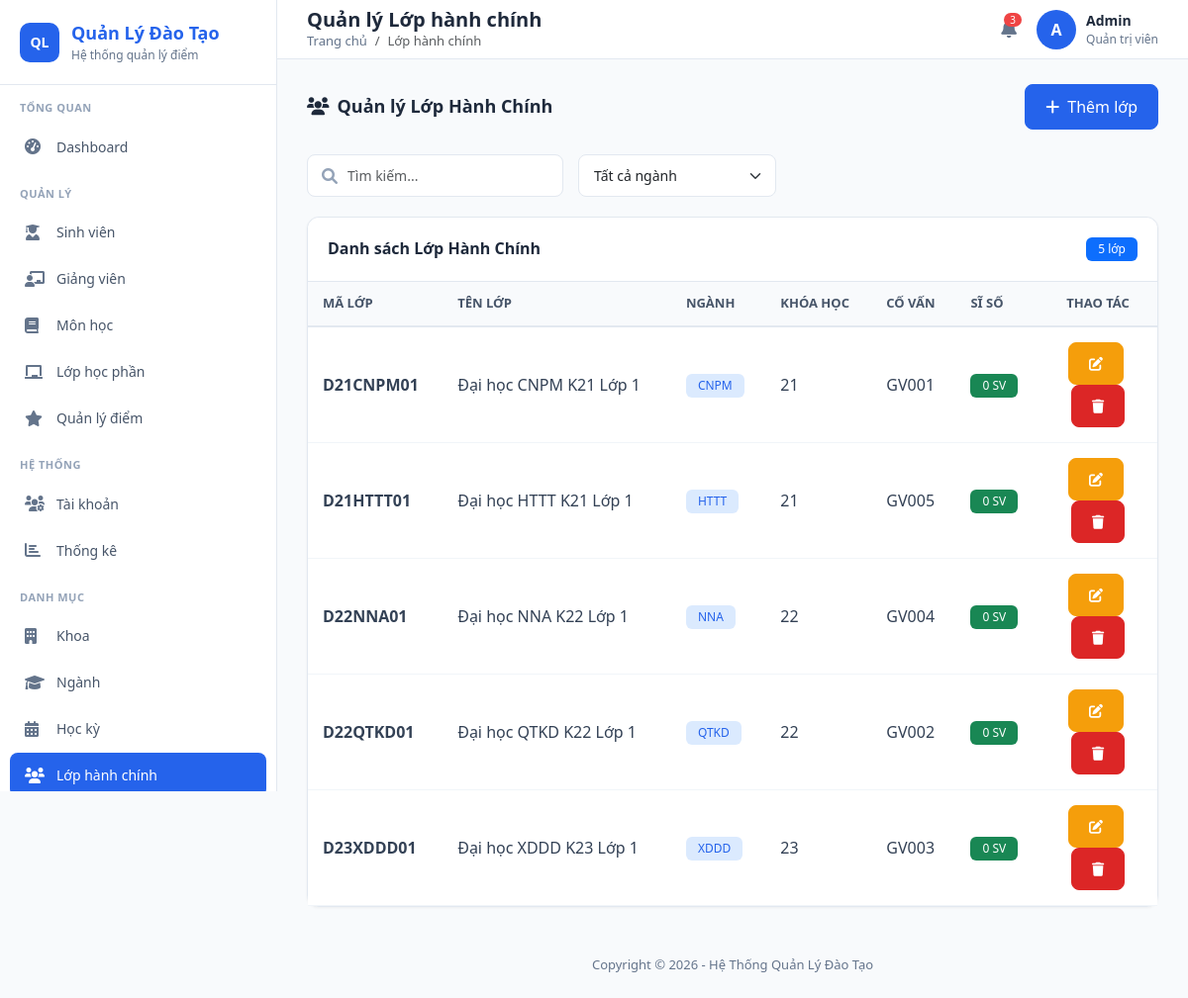
The app's page /public/index.php?url=LopHanhChinh/index with its own data.
### tables this page shows
CREATE TABLE LOP_HANH_CHINH (
    MaLop VARCHAR(20) PRIMARY KEY,
    TenLop VARCHAR(100) NOT NULL,
    MaNganh VARCHAR(10) NOT NULL,
    KhoaHoc INT,
    MaCoVan VARCHAR(20),
    FOREIGN KEY (MaNganh) REFERENCES NGANH(MaNganh),
    FOREIGN KEY (MaCoVan) REFERENCES GIANG_VIEN(MaGiangVien)
);

### app/controllers/LopHanhChinhController.php (called while the page is built, shortened)
<?php
require_once __DIR__ . '/../config/Database.php';
require_once __DIR__ . '/../models/LopHanhChinhModel.php';
class LopHanhChinhController {
    private $lhcModel;
    public function __construct() {
        $database = new Database();
        $this->db = $database->getConnection();
        $this->lhcModel = new LopHanhChinhModel($this->db);
    }
    public function index() {
        $lophanhchinhs = $this->lhcModel->readAll();
        $data = [
            'lophanhchinhs' => $lophanhchinhs,
            'pageTitle' => 'Quản lý Lớp hành chính',
            'breadcrumb' => 'Lớp hành chính'
        ];
        require_once "../app/views/lophanhchinh/index.php";
    }
}
?>

### app/core/App.php (called while the page is built, shortened)
<?php
class App {
    protected $method = 'index';
    public function __construct() {
        $url = $this->parseUrl();
        if ($url != null && file_exists('../app/controllers/' . ucfirst($url[0]) . 'Controller.php')) {
            unset($url[0]);
        }
        $this->controller = new $this->controller;
        if (isset($url[1])) {
            if (method_exists($this->controller, $url[1])) {
                $this->method = $url[1];
                unset($url[1]);
            }
        }
        $this->params = $url ? array_values($url) : [];
        call_user_func_array([$this->controller, $this->method], $this->params);
    }
    public function parseUrl() {
        if (isset($_GET['url'])) {
            return explode('/', filter_var(rtrim($_GET['url'], '/'), FILTER_SANITIZE_URL));
        }
        return null;
    }
}
?>

### public/index.php (called while the page is built, shortened)
<?php
$app = new App();
?>

### app/config/Database.php (called while the page is built, shortened)
<?php
class Database {
    private $host = 'localhost';
    private $db   = 'qldiem';
    private $user = 'root';
    private $pass = '';
    private $charset = 'utf8mb4';
    public function getConnection() {
        $this->conn = null;
        $dsn = "mysql:host=" . $this->host . ";dbname=" . $this->db . ";charset=" . $this->charset;
        $options = [
            PDO::ATTR_ERRMODE            => PDO::ERRMODE_EXCEPTION,
            PDO::ATTR_DEFAULT_FETCH_MODE => PDO::FETCH_ASSOC,
            PDO::ATTR_EMULATE_PREPARES   => false,
        ];
        try {
            $this->conn = new PDO($dsn, $this->user, $this->pass, $options);
        } catch (PDOException $e) {
            die('Kết nối database thất bại: ' . $e->getMessage());
        }
        return $this->conn;
    }
}
?>

### app/models/LopHanhChinhModel.php (called while the page is built, shortened)
<?php
require_once __DIR__ . '/../config/Database.php';
class LopHanhChinhModel {
    private $conn;
    private $table_name = "LOP_HANH_CHINH";
    public function __construct($db) {
        $this->conn = $db;
    }
    public function readAll() {
        $query = "SELECT * FROM " . $this->table_name;
        $stmt = $this->conn->prepare($query);
        $stmt->execute();
        return $stmt->fetchAll(PDO::FETCH_ASSOC);
    }
}

### app/views/lophanhchinh/index.php (the view, shortened to what this page needs)
<?php require_once '../app/views/layouts/header.php'; ?>
<div class="page-header">
    <h4><i class="fas fa-users me-2"></i>Quản lý Lớp Hành Chính</h4>
    <button class="btn btn-primary" data-bs-toggle="modal" data-bs-target="#addModal">
        <i class="fas fa-plus me-2"></i>Thêm lớp
    </button>
</div>
<div class="filter-bar">
    <div class="search-box">
        <i class="fas fa-search"></i>
        <input type="text" class="form-control" placeholder="Tìm kiếm..." id="searchInput">
    </div>
    <select class="form-select" id="filterNganh">
        <option value="">Tất cả ngành</option>
    </select>
</div>
<div class="card">
    <div class="card-header d-flex justify-content-between align-items-center">
        <h5 class="card-title mb-0">Danh sách Lớp Hành Chính</h5>
        <span class="badge bg-primary"><?= count($data['lophanhchinhs'] ?? []) ?> lớp</span>
    </div>
    <div class="card-body p-0">
        <div class="table-responsive">
            <table class="table" id="dataTable">
                <thead>
                    <tr>
                        <th>Mã Lớp</th>
                        <th>Tên Lớp</th>
                        <th>Ngành</th>
                        <th>Khóa học</th>
                        <th>Cố vấn</th>
                        <th>Sĩ số</th>
                        <th width="120" class="text-center">Thao tác</th>
                    </tr>
                </thead>
                <tbody>
                    <?php if(!empty($data['lophanhchinhs'])): ?>
                        <?php foreach($data['lophanhchinhs'] as $lop): ?>
                        <tr>
                            <td><strong><?= $lop['MaLop'] ?></strong></td>
                            <td><?= $lop['TenLop'] ?></td>
                            <td><span class="badge bg-info-light"><?= $lop['MaNganh'] ?? '' ?></span></td>
                            <td><?= $lop['KhoaHoc'] ?? '' ?></td>
                            <td><?= $lop['MaCoVan'] ?? '' ?></td>
                            <td><span class="badge bg-success"><?= $lop['SiSo'] ?? 0 ?> SV</span></td>
                            <td class="text-center">
                                <a href="index.php?url=LopHanhChinh/edit/<?= $lop['MaLop'] ?>" class="btn btn-sm btn-warning me-1">
                                    <i class="fas fa-edit"></i>
                                </a>
                                <a href="index.php?url=LopHanhChinh/delete/<?= $lop['MaLop'] ?>"
                                   class="btn btn-sm btn-danger" onclick="return confirm('Bạn có chắc chắn muốn xóa?')">
                                    <i class="fas fa-trash"></i>
                                </a>
                            </td>
                        </tr>
                        <?php endforeach; ?>
                    <?php endif; ?>
                </tbody>
            </table>
        </div>
    </div>
</div>
<?php require_once '../app/views/layouts/footer.php'; ?>

### public/css/admin.css (style rules this page uses)
:root { --primary-color: #2563eb; --primary-dark: #1d4ed8; --sidebar-width: 280px; --header-height: 60px; }
* { margin: 0; padding: 0; box-sizing: border-box; }
body { font-family: 'Segoe UI', Tahoma, Geneva, Verdana, sans-serif; background-color: #f8fafc; min-height: 100vh; }
.card { background: #fff; border-radius: 12px; border: 1px solid #e2e8f0; box-shadow: 0 1px 3px rgba(0,0,0,0.05); }
.card-header { background: #fff; border-bottom: 1px solid #e2e8f0; padding: 20px; border-radius: 12px 12px 0 0 !important; color: #1e293b; }
.card-title { font-size: 16px; font-weight: 600; color: #1e293b; margin: 0; }
.card-body { padding: 20px; }
.btn { border-radius: 8px; font-weight: 500; padding: 10px 20px; transition: all 0.2s; }
.btn-primary { background: var(--primary-color); border-color: var(--primary-color); }
.btn-danger { background: #dc2626; border-color: #dc2626; }
.btn-warning { background: #f59e0b; border-color: #f59e0b; color: #fff; }
.table { margin: 0; }
.table thead th { background: #f8fafc; border-bottom: 2px solid #e2e8f0; color: #475569; font-weight: 600; font-size: 13px; text-transform: uppercase; padding: 12px 15px; }
.table tbody td { padding: 15px; vertical-align: middle; border-bottom: 1px solid #f1f5f9; color: #334155; }
.form-control, .form-select { border-radius: 8px; border: 1px solid #e2e8f0; padding: 10px 15px; font-size: 14px; }
.badge { padding: 6px 12px; border-radius: 6px; font-weight: 500; font-size: 12px; }
.badge-info, .bg-info-light { background: #dbeafe !important; color: var(--primary-color) !important; }
.page-header { display: flex; justify-content: space-between; align-items: center; margin-bottom: 25px; }
.page-header h4 { font-size: 18px; font-weight: 600; color: #1e293b; margin: 0; }
.search-box { position: relative; }
.search-box input { padding-left: 40px; }
.search-box i { position: absolute; left: 15px; top: 50%; transform: translateY(-50%); color: #94a3b8; }
.filter-bar { display: flex; gap: 15px; margin-bottom: 20px; flex-wrap: wrap; }
.filter-bar .form-control, .filter-bar .form-select { width: auto; min-width: 200px; }

### records on screen
lop_hanh_chinh: MaLop "D21CNPM01", TenLop "Đại học CNPM K21 Lớp 1", MaNganh "CNPM", KhoaHoc "21", MaCoVan "GV001", SiSo "0"
lop_hanh_chinh: MaLop "D21HTTT01", TenLop "Đại học HTTT K21 Lớp 1", MaNganh "HTTT", KhoaHoc "21", MaCoVan "GV005", SiSo "0"
lop_hanh_chinh: MaLop "D22NNA01", TenLop "Đại học NNA K22 Lớp 1", MaNganh "NNA", KhoaHoc "22", MaCoVan "GV004", SiSo "0"
lop_hanh_chinh: MaLop "D22QTKD01", TenLop "Đại học QTKD K22 Lớp 1", MaNganh "QTKD", KhoaHoc "22", MaCoVan "GV002", SiSo "0"
lop_hanh_chinh: MaLop "D23XDDD01", TenLop "Đại học XDDD K23 Lớp 1", MaNganh "XDDD", KhoaHoc "23", MaCoVan "GV003", SiSo "0"

### other values on screen
$data['pageTitle'] "Quản lý Lớp hành chính"
$data['breadcrumb'] "Lớp hành chính"
substr($_SESSION['user_name'] ?? 'A', 0, 1) "A"
$_SESSION['user_name'] "Admin"
$_SESSION['user_role'] "Quản trị viên"
count($data['lophanhchinhs'] ?? []) "5"
